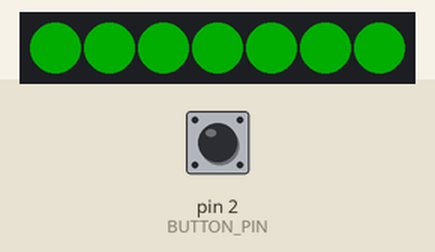
Simulated run of this sketch. Board: Arduino Uno, built with avr-gcc and run on an emulated ATmega328P. Parts: 7 RGB LEDs in strip order, left to right. The inputs (shaded band) are chosen by the test bench; at power-on: pin 2 (BUTTON_PIN) HIGH. Dim RGB values are drawn brighter than linear.

Above: at 1.2 s.
1.3 s: pin 2 (BUTTON_PIN) pulled LOW for 0.4 s
At 2.3 s:
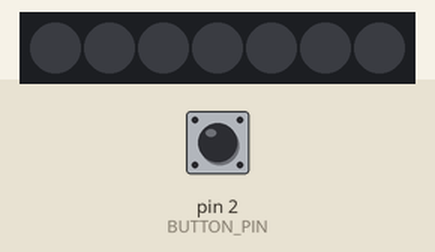
3.3 s: pin 2 (BUTTON_PIN) pulled LOW for 1 s
At 4.33 s:
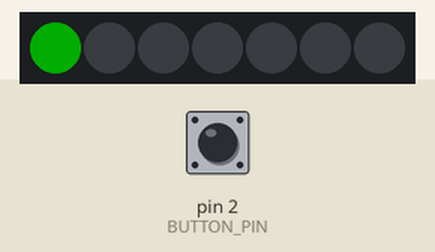
6.0 s: pin 2 (BUTTON_PIN) pulled LOW for 3.2 s
At 9.6 s:
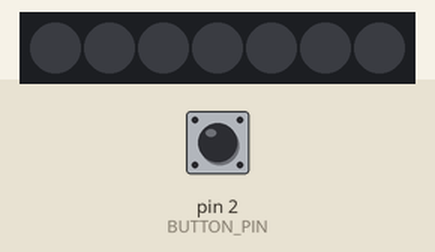
Timing chart, 0 to 11.1 s (numbered marks = the images above; inputs shaded):
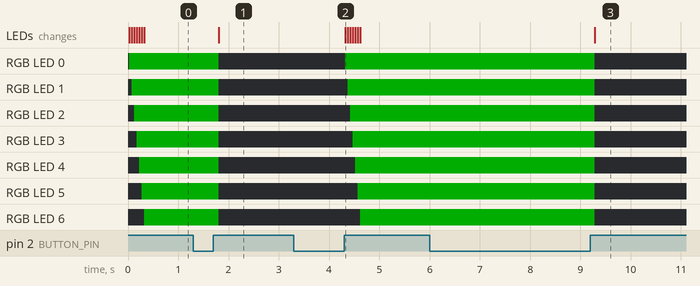

The sketch:

xmas_basic_color_off.ino
```cpp
#include <Adafruit_NeoPixel.h>
#ifdef __AVR__
 #include <avr/power.h> // Required for 16 MHz Adafruit Trinket
#endif

#define BUTTON_PIN   2 // Digtial pin connected to the button

#define PIXEL_PIN    6  // Digital IO pin connected to the NeoPixels.

#define PIXEL_COUNT 7  // Number of lights on strand

// Declare our NeoPixel strip object:
Adafruit_NeoPixel strip(PIXEL_COUNT, PIXEL_PIN, NEO_GRB + NEO_KHZ800);
// Argument 1 = Number of pixels in NeoPixel strip
// Argument 2 = Arduino pin number (most are valid)
// Argument 3 = Pixel type flags, add together as needed:
//   NEO_KHZ800  800 KHz bitstream (most NeoPixel products w/WS2812 LEDs)
//   NEO_KHZ400  400 KHz (classic 'v1' (not v2) FLORA pixels, WS2811 drivers)
//   NEO_GRB     Pixels are wired for GRB bitstream (most NeoPixel products)
//   NEO_RGB     Pixels are wired for RGB bitstream (v1 FLORA pixels, not v2)
//   NEO_RGBW    Pixels are wired for RGBW bitstream (NeoPixel RGBW products)


boolean oldState = LOW; // button state variable
int mode = 0; // // Currently-active mode


void setup() {
  pinMode(BUTTON_PIN, INPUT_PULLUP); // Initialize Button
  strip.begin(); // Initialize NeoPixel strip object
  strip.show(); // Initialize all pixels to 'off'
  strip.setBrightness(50); // Set BRIGHTNESS to about 1/5 (max = 255)
}

void loop() {
  // Get current button state.
  boolean newState = digitalRead(BUTTON_PIN);


  // Check if state changed from high to low (button press).
  if ((newState == HIGH) && (oldState == LOW)) {
    // Short delay to debounce button.
    delay(20);
    // Check if button is still low after debounce.
    newState = digitalRead(BUTTON_PIN);
    if (newState == HIGH) {
      mode++;
      if (mode > 1) mode = 0;
    }
  }
  oldState = newState;
  switch (mode) {
    case 0:
    //turn off the lights
      strip.clear();
      strip.show();
      break;
    case 1:
    //turn the light on
      setColor(strip.Color(0,   255,   0), 50);    // Red
      break;
  }
}

void setColor(uint32_t color, int wait) {
  for(int i=0; i<strip.numPixels(); i++) { // For each pixel in strip...
    strip.setPixelColor(i, color);         //  Set pixel's color (in RAM)
    strip.show();                          //  Update strip to match
    delay(wait);                           //  Pause for a moment
  }
}
```

Measured:
- after the input at 1.3 s, RGB LED 0–6: RGB(0, 50, 0) → off after 0.51 s; the LEDs: change after 0.51 s (image 1)
- after the input at 3.3 s, RGB LED 0: off → RGB(0, 50, 0) after 1.0 s; RGB LED 1, RGB LED 2: off → RGB(0, 50, 0) after 1.1 s; RGB LED 3, RGB LED 4: off → RGB(0, 50, 0) after 1.2 s; RGB LED 5, RGB LED 6: off → RGB(0, 50, 0) after 1.3 s; the LEDs: change after 1.0 s (image 2)
- after the input at 6.0 s, RGB LED 0–6: RGB(0, 50, 0) → off after 3.3 s; the LEDs: change after 3.3 s (image 3)
